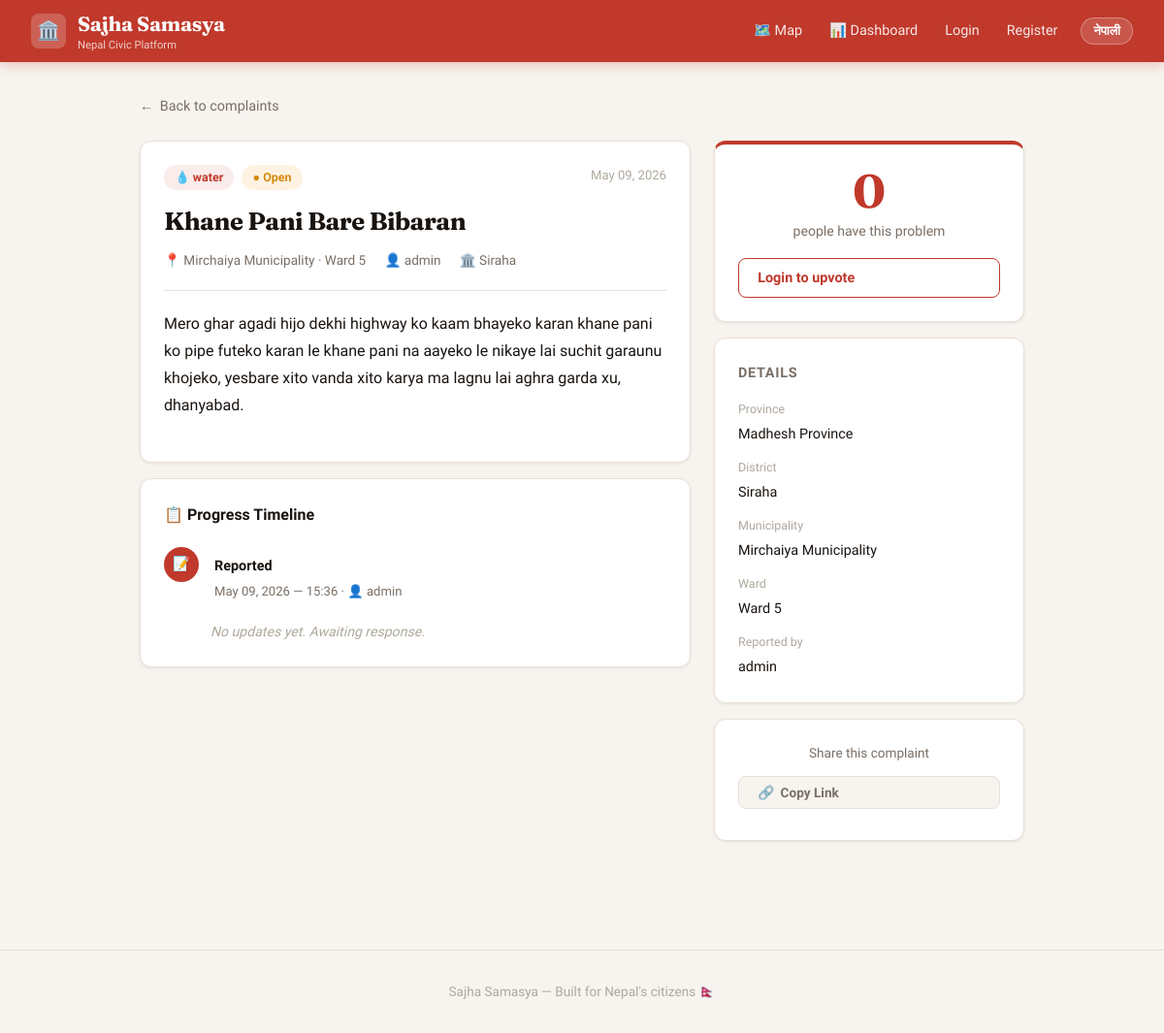
The app's page /complaint/2/ with its own data.
### complaints/models.py (models this page shows, shortened)
class Complaint(models.Model):
    CATEGORY_CHOICES = [
        ('Road', 'Bato'),
        ('Water', 'Khane Pani'),
        ('Electricity', 'Bijuli'),
        ('Garbage', 'Fohor'),
        ('Other', 'Aru'),
    ]
    STATUS_CHOICES = [
        ('open', 'Open'),
        ('acknowledged', 'Acknowledged'),
        ('pending', 'Pending'),
        ('in_progress', 'In Progress'),
        ('resolved', 'Resolved'),
    ]
    user = models.ForeignKey(User, on_delete=models.CASCADE)
    ward = models.ForeignKey(Ward, on_delete=models.CASCADE)
    title = models.CharField(max_length=200)
    description = models.TextField()
    category = models.CharField(max_length=50, choices=CATEGORY_CHOICES)
    status = models.CharField(max_length=50, choices=STATUS_CHOICES, default='open')
    photo = models.ImageField(upload_to='complaint_photos/', blank=True, null=True)
    latitude = models.FloatField(blank=True, null=True)  # GPS latitude
    longitude = models.FloatField(blank=True, null=True) # GPS longitude
    created_at = models.DateTimeField(auto_now_add=True)
    updated_at = models.DateTimeField(auto_now=True)

class Ward(models.Model):
    municipality = models.ForeignKey('Municipality', on_delete=models.CASCADE, null=True, blank=True)
    ward_number = models.IntegerField()

class Municipality(models.Model):
    TYPES = [
        ('Metropolitan', 'Metropolitan City'),
        ('sub_Metropolitan', 'Sub-Metropolitan City'),
        ('municipality', 'Municipality'),
        ('rural', 'Rural Municipality'),
    ]
    district = models.ForeignKey(District, on_delete=models.CASCADE)
    name = models.CharField(max_length=100)
    name_np = models.CharField(max_length=100)
    type = models.CharField(max_length=50, choices=TYPES)
    total_wards = models.IntegerField()
    def __str__(self):
        return self.name

class District(models.Model):
    province = models.ForeignKey(Province, on_delete=models.CASCADE)
    name = models.CharField(max_length=100)
    name_np = models.CharField(max_length=100)

class Province(models.Model):
    name = models.CharField(max_length=100)
    name_np = models.CharField(max_length=100)

### complaints/views.py (the view)
# urls.py: path('complaint/<int:complaint_id>/', views.complaint_detail, name='complaint_detail'),
def complaint_detail(request, complaint_id):
    complaint = get_object_or_404(Complaint, id=complaint_id)
    upvotes = Upvote.objects.filter(complaint=complaint).count()
    user_upvoted = False
    if request.user.is_authenticated:
        user_upvoted = Upvote.objects.filter(user=request.user, complaint=complaint).exists()
    return render(request, 'complaint_detail.html', {
        'complaint': complaint,
        'upvotes': upvotes,
        'user_upvoted': user_upvoted,
    })

### complaints/templates/complaint_detail.html (shortened to what this page needs)
{% extends 'base.html' %}
{% block content %}
<a href="/" style="display:inline-flex; align-items:center; gap:0.4rem; color:var(--text-muted); text-decoration:none; font-size:0.9rem; margin-bottom:1.5rem; transition:color 0.15s;">
    ← <span data-en>Back to complaints</span><span data-np>उजुरी सूचीमा फर्कनुस्</span>
</a>
<div style="display:grid; grid-template-columns:1fr 320px; gap:1.5rem; align-items:start;">
    <div>
        <div class="card" style="margin-bottom:1rem;">
            <div style="display:flex; justify-content:space-between; align-items:flex-start; margin-bottom:1rem;">
                <div style="display:flex; gap:0.5rem; flex-wrap:wrap;">
                    <span class="badge badge-category">
                        {% if complaint.category == 'water' %}💧
                        {% elif complaint.category == 'road' %}🛣️
                        {% elif complaint.category == 'electricity' %}⚡
                        {% elif complaint.category == 'waste' %}🗑️
                        {% else %}📌{% endif %}
                        {{ complaint.get_category_display }}
                    </span>
                    <span class="badge {% if complaint.status == 'resolved' %}badge-resolved{% elif complaint.status == 'acknowledged' %}badge-acknowledged{% else %}badge-open{% endif %}">
                        {% if complaint.status == 'resolved' %}✓{% elif complaint.status == 'acknowledged' %}⏳{% else %}●{% endif %}
                        {{ complaint.get_status_display }}
                    </span>
                </div>
                <small style="color:var(--text-light); font-size:0.82rem;">
                    {{ complaint.created_at|date:"M d, Y" }}
                </small>
            </div>
            <h1 style="font-family:'Fraunces',serif; font-size:1.6rem; font-weight:700; color:var(--text); letter-spacing:-0.02em; line-height:1.3; margin-bottom:0.75rem;">
                {{ complaint.title }}
            </h1>
            <div style="display:flex; gap:1.2rem; flex-wrap:wrap; margin-bottom:1.25rem;">
                <span style="color:var(--text-muted); font-size:0.85rem; display:flex; align-items:center; gap:0.3rem;">
                    📍 {{ complaint.ward.municipality }} · Ward {{ complaint.ward.ward_number }}
                </span>
                <span style="color:var(--text-muted); font-size:0.85rem; display:flex; align-items:center; gap:0.3rem;">
                    👤 {{ complaint.user.username }}
                </span>
                <span style="color:var(--text-muted); font-size:0.85rem; display:flex; align-items:center; gap:0.3rem;">
                    🏛️ {{ complaint.ward.municipality.district.name }}
                </span>
            </div>
            <hr class="divider">
            <p style="font-size:1rem; line-height:1.75; color:var(--text); margin:1.25rem 0;">
                {{ complaint.description }}
            </p>
        </div>
        <div class="card">
            <h3 style="font-size:1rem; font-weight:600; margin-bottom:1.25rem;">
                📋 <span data-en>Progress Timeline</span><span data-np>प्रगति विवरण</span>
            </h3>
            <div style="position:relative;">
                <div style="display:flex; gap:1rem; margin-bottom:1.25rem;">
                    <div style="display:flex; flex-direction:column; align-items:center;">
                        <div style="width:36px; height:36px; border-radius:50%; background:var(--red); display:flex; align-items:center; justify-content:center; color:white; font-size:0.9rem; flex-shrink:0;">
                            📝
                        </div>
                    </div>
                    <div style="padding-top:0.4rem;">
                        <strong style="font-size:0.9rem;">
                            <span data-en>Reported</span><span data-np>दर्ता भयो</span>
                        </strong>
                        <p style="color:var(--text-muted); font-size:0.82rem; margin-top:0.2rem;">
                            {{ complaint.created_at|date:"M d, Y — H:i" }} · 👤 {{ complaint.user.username }}
                        </p>
                    </div>
                </div>
                {% if not complaint.updates.all %}
                <p style="color:var(--text-light); font-size:0.88rem; font-style:italic; padding-left:3rem;">
                    <span data-en>No updates yet. Awaiting response.</span>
                </p>
                {% endif %}
            </div>
        </div>
    </div>
    <div>
        <div class="card" style="text-align:center; margin-bottom:1rem; border-top:4px solid var(--red);">
            <div style="font-family:'Fraunces',serif; font-size:3rem; font-weight:700; color:var(--red); line-height:1;" id="upvote-count">
                {{ upvotes }}
            </div>
            <p style="color:var(--text-muted); font-size:0.88rem; margin:0.4rem 0 1rem;">
                <span data-en>people have this problem</span>
            </p>
            {% if user.is_authenticated %}
            <button
                onclick="toggleUpvote({{ complaint.id }}, this)"
                id="upvote-btn"
                class="btn {% if user_upvoted %}btn-primary{% else %}btn-outline{% endif %}"
                style="width:100%;">
                {% if user_upvoted %}✓{% else %}👍{% endif %}
                <span data-en>{% if user_upvoted %}You upvoted{% else %}Same problem{% endif %}</span>
                <span data-np>{% if user_upvoted %}तपाईंले भोट दिनुभयो{% else %}मलाई पनि{% endif %}</span>
            </button>
            {% else %}
            <a href="/login/" class="btn btn-outline" style="width:100%;">
                <span data-en>Login to upvote</span>
            </a>
            {% endif %}
        </div>
        <div class="card" style="margin-bottom:1rem;">
            <h4 style="font-size:0.9rem; font-weight:600; margin-bottom:1rem; color:var(--text-muted); text-transform:uppercase; letter-spacing:0.05em;">
                <span data-en>Details</span><span data-np>विवरण</span>
            </h4>
            <div style="display:flex; flex-direction:column; gap:0.75rem;">
                <div>
                    <span style="font-size:0.78rem; color:var(--text-light); display:block; margin-bottom:0.15rem;">
                        <span data-en>Province</span><span data-np>प्रदेश</span>
                    </span>
                    <span style="font-size:0.9rem; font-weight:500;">
                        {{ complaint.ward.municipality.district.province.name }}
                    </span>
                </div>
                <div>
                    <span style="font-size:0.78rem; color:var(--text-light); display:block; margin-bottom:0.15rem;">
                        <span data-en>District</span><span data-np>जिल्ला</span>
                    </span>
                    <span style="font-size:0.9rem; font-weight:500;">
                        {{ complaint.ward.municipality.district.name }}
                    </span>
                </div>
                <div>
                    <span style="font-size:0.78rem; color:var(--text-light); display:block; margin-bottom:0.15rem;">
                        <span data-en>Municipality</span><span data-np>नगरपालिका</span>
                    </span>
                    <span style="font-size:0.9rem; font-weight:500;">
                        {{ complaint.ward.municipality.name }}
                    </span>
                </div>
                <div>
                    <span style="font-size:0.78rem; color:var(--text-light); display:block; margin-bottom:0.15rem;">
                        <span data-en>Ward</span><span data-np>वडा</span>
                    </span>
                    <span style="font-size:0.9rem; font-weight:500;">
                        Ward {{ complaint.ward.ward_number }}
                    </span>
                </div>
                <div>
                    <span style="font-size:0.78rem; color:var(--text-light); display:block; margin-bottom:0.15rem;">
                        <span data-en>Reported by</span><span data-np>रिपोर्ट गर्नुभएको</span>
                    </span>
                    <span style="font-size:0.9rem; font-weight:500;">
                        {{ complaint.user.username }}
                    </span>
                </div>
            </div>
        </div>
        <div class="card" style="text-align:center;">
            <p style="font-size:0.85rem; color:var(--text-muted); margin-bottom:0.75rem;">
                <span data-en>Share this complaint</span>
            </p>
            <button onclick="copyLink()" class="btn btn-ghost" style="width:100%; font-size:0.85rem;">
                🔗 <span data-en>Copy Link</span><span data-np>लिंक कपी</span>
            </button>
        </div>
    </div>
</div>
{% endblock %}

### complaints/templates/base.html (style rules this page uses)
:root { --red: #C0392B; --red-dark: #96281B; --red-light: #F9ECEB; --green: #1E8449; --green-light: #E9F7EF; --orange: #D68910; --orange-light: #FEF9E7; --bg: #F7F3EE; --surface: #FFFFFF; --border: #E8E0D8; --text: #1A1410; --text-muted:#7A6F66; --text-light:#B0A89E; --shadow-sm: 0 1px 3px rgba(0,0,0,0.08); --shadow-md: 0 4px 16px rgba(0,0,0,0.10); --shadow-lg: 0 8px 32px rgba(0,0,0,0.12); --radius: 12px; --radius-sm: 8px; }
*, *::before, *::after { box-sizing: border-box; margin: 0; padding: 0; }
html { scroll-behavior: smooth; }
body { font-family: 'Mukta', sans-serif; background: var(--bg); color: var(--text); min-height: 100vh; font-size: 16px; line-height: 1.6; }
.card { background: var(--surface); border-radius: var(--radius); padding: 1.5rem; margin-bottom: 1rem; box-shadow: var(--shadow-sm); border: 1px solid var(--border); transition: box-shadow 0.2s, transform 0.2s; }
.btn { display: inline-flex; align-items: center; gap: 0.4rem; padding: 0.5rem 1.2rem; border-radius: var(--radius-sm); border: none; cursor: pointer; font-size: 0.9rem; font-weight: 600; font-family: 'Mukta', sans-serif; text-decoration: none; transition: all 0.15s; white-space: nowrap; }
.btn-outline { background: transparent; color: var(--red); border: 1.5px solid var(--red); }
.btn-ghost { background: var(--bg); color: var(--text-muted); border: 1.5px solid var(--border); }
.badge { display: inline-flex; align-items: center; padding: 0.2rem 0.7rem; border-radius: 20px; font-size: 0.78rem; font-weight: 600; gap: 0.3rem; }
.badge-category { background: var(--red-light); color: var(--red); }
.badge-open { background: #FEF3E2; color: #D68910; }
.divider { border: none; border-top: 1px solid var(--border); margin: 1.2rem 0; }
.card { animation: fadeUp 0.3s ease forwards; }

### records on screen
Complaint: category "water", status "Open", created_at "May 09, 2026", title "Khane Pani Bare Bibaran", ward.municipality "Mirchaiya Municipality", ward.ward_number "5", user.username "admin", ward.municipality.district.name "Siraha", description "Mero ghar agadi hijo dekhi highway ko kaam bhayeko karan khane pani ko pipe futeko karan le khane pani na aayeko le nikaye lai suchit garaunu khojeko, yesbare xito vanda xito karya ma lagnu lai aghra garda xu, dhanyabad.", created_at "May 09, 2026 — 15:36", ward.municipality.district.province.name "Madhesh Province", ward.municipality.name "Mirchaiya Municipality"

### other values on screen
{{ upvotes }} "0"
